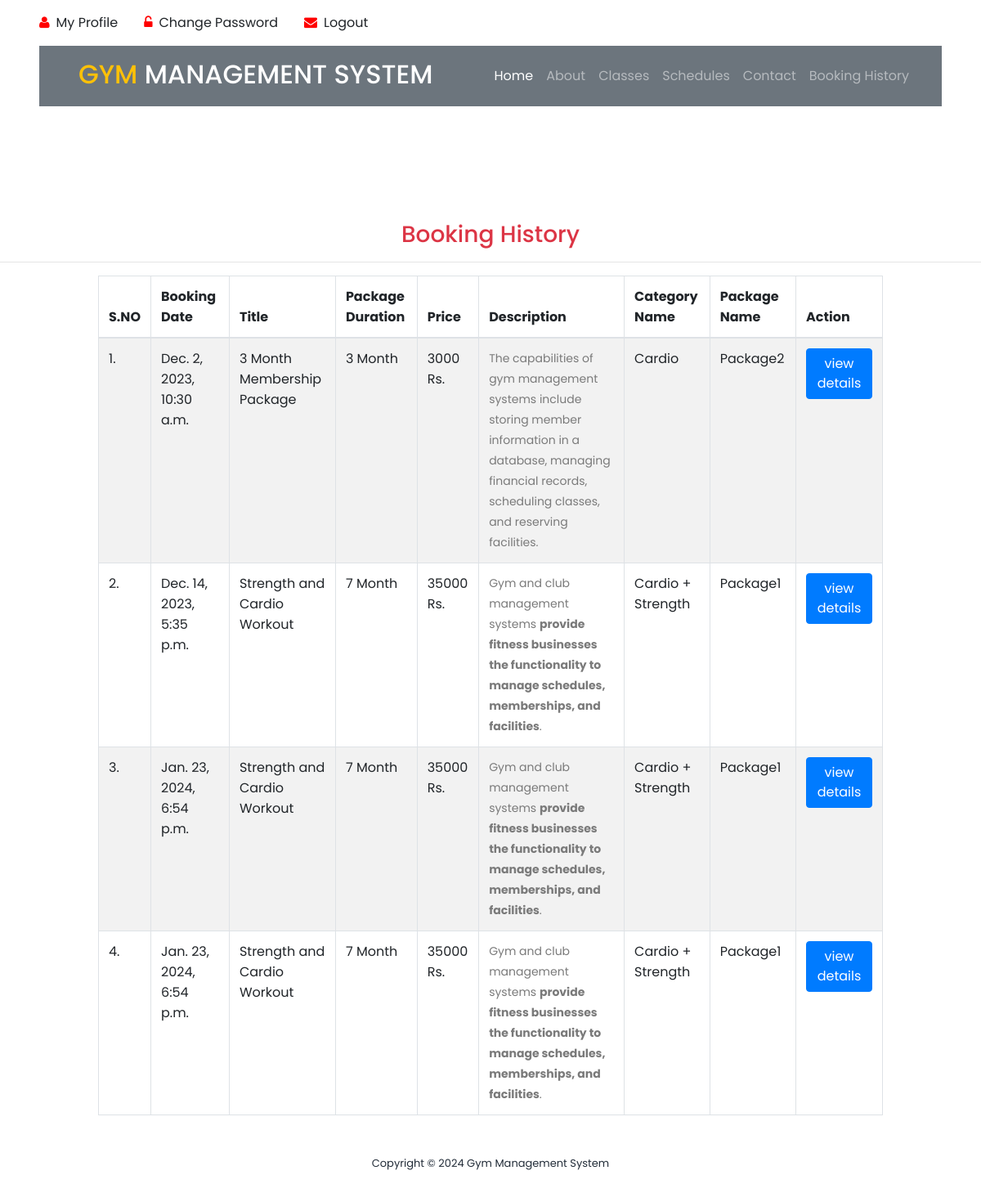
The page /new_booking/ (signed in) on the database as committed earlier.
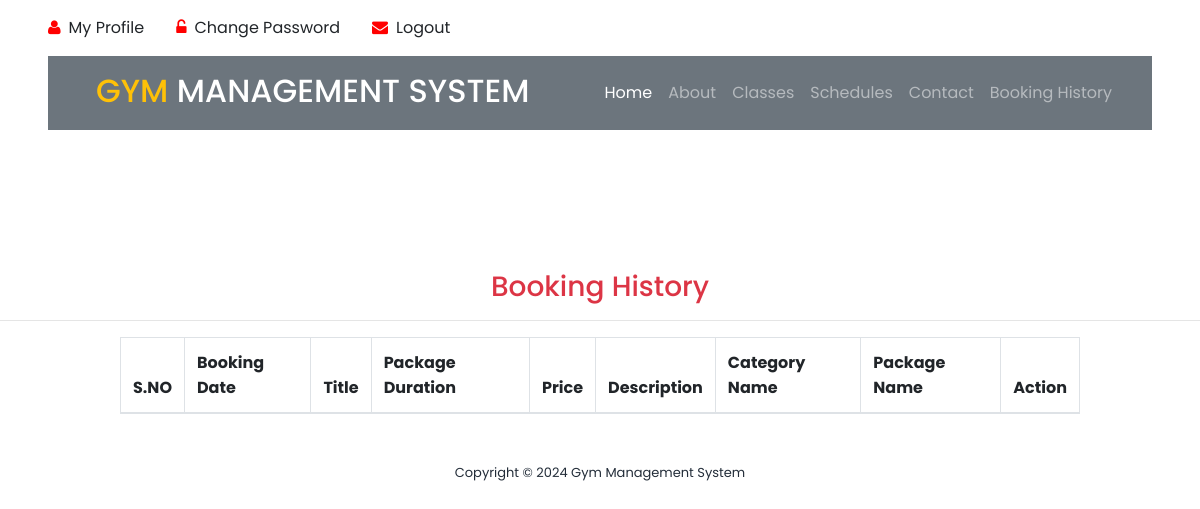
The same page on the database as committed later.
### gym/models.py (models this page shows, shortened)
class Booking(models.Model):
    package = models.ForeignKey(
        Package, on_delete=models.CASCADE, null=True, blank=True)
    register = models.ForeignKey(
        Signup, on_delete=models.CASCADE, null=True, blank=True)
    bookingnumber = models.CharField(max_length=100, null=True, blank=True)
    status = models.IntegerField(choices=STATUS, default=1)
    creationdate = models.DateTimeField(auto_now_add=True)

class Package(models.Model):
    category = models.ForeignKey(Category, on_delete=models.CASCADE, null=True)
    packagename = models.ForeignKey(
        Packagetype, on_delete=models.CASCADE, null=True)
    titlename = models.CharField(max_length=200, null=True)
    packageduration = models.CharField(max_length=50, null=True)
    price = models.CharField(max_length=200, null=True)
    description = models.CharField(max_length=200, null=True)
    creationdate = models.DateTimeField(auto_now_add=True)

class Category(models.Model):
    categoryname = models.CharField(max_length=200, null=True)
    status = models.CharField(max_length=300, null=True)
    creationdate = models.DateTimeField(auto_now_add=True)

class Packagetype(models.Model):
    category = models.ForeignKey(Category, on_delete=models.CASCADE, null=True)
    packagename = models.CharField(max_length=200, null=True)
    creationdate = models.DateTimeField(auto_now_add=True)
    def __str__(self):
        return self.packagename

### gym/views.py (the view)
# urls.py: path('new_booking/', new_booking, name='new_booking'),
@login_required(login_url='/admin_login/')
def new_booking(request):
    action = request.GET.get('action')
    data = Booking.objects.filter()
    if action == "New":
        data = data.filter(status="1")
    elif action == "Partial":
        data = data.filter(status="2")
    elif action == "Full":
        data = data.filter(status="3")
    elif action == "Total":
        data = data.filter()
    if request.user.is_staff:
        return render(request, "admin/new_booking.html", locals())
    else:
        return render(request, "booking_history.html", locals())

### gym/templates/booking_history.html (shortened to what this page needs)
{% load static %}
<html lang="en">
<head>
    <link rel="stylesheet" type="text/css" href="{% static 'assets/css/bootstrap.min.css' %}">
    <link rel="stylesheet" type="text/css" href="{% static 'assets/css/font-awesome.css' %}">
    <link rel="stylesheet" href="{% static 'assets/css/templatemo-training-studio.css' %}">
</head>
<div class="container-fluid py-3 px-lg-5 d-none d-lg-block">
    <div class="row">
        {% if request.user.is_authenticated %}
        <div class="col-md-6 text-center text-lg-left mb-2 mb-lg-0">
            <div class="d-inline-flex align-items-center">
                <a class="text-body pr-3" href="/user_profile/"><i style="color:red" class="fa fa-user mr-2"></i>My Profile</a>
                <a class="text-body px-3" href="/user_change_password/"><i style="color:red" class="fa fa-unlock-alt mr-2"></i>Change Password</a>
                <a class="text-body px-3" href="/user_logout/"><i style="color:red" class="fa fa-envelope mr-2"></i>Logout</a>
            </div>
        </div>
        {% endif %}
    </div>
</div>
<div class="container-fluid position-relative nav-bar p-0">
    <div class="position-relative px-lg-5" style="z-index: 9;">
        <nav class="navbar navbar-expand-lg bg-secondary navbar-dark py-3 py-lg-3 pl-3 pl-lg-5">
            <a href="" >
                <h2 class="text-uppercase text-warning mb-1">Gym <span class="text-white">Management System</span>
                </h2>
            </a>
            <div class="collapse navbar-collapse justify-content-between px-3" id="navbarCollapse">
                <div class="navbar-nav ml-auto py-0">
                    <a href="/" class="nav-item nav-link active">Home</a>
                    <a href="#features" class="nav-item nav-link">About</a>
                    <a href="#our-classes" class="nav-item nav-link">Classes</a>
                    <a href="#schedule" class="nav-item nav-link ">Schedules</a>
                    <a href="#contact-us" class="nav-item nav-link">Contact</a>
                    {% if request.user.is_authenticated %}
                    <a href="/booking_history/" class="nav-item nav-link">Booking History</a>
                    {% else %}
                    <a href="#admin"><button style="color:red" class="nav-item nav-link">Admin</button></a>
                    {% endif %}
                </div>
            </div>
        </nav>
    </div>
</div>
<body>
<section class="section" id="admin">
    <h3 class="text-center text-danger">Booking History</h3>
    <hr/>
    <div class="table-responsive" align="center">
			<table id="example" class="table table-striped table-bordered" style="width:80%">
				<thead>
				<tr>
					<th>S.NO</th>
					<th>Booking Date</th>
					<th>Title</th>
					<th>Package Duration</th>
					<th>Price</th>
					<th>Description</th>
					<th>Category Name</th>
					<th>Package Name</th>
					<th>Action</th>
				</tr>
				</thead>
				<tbody>
				{% for i in data %}
				<tr>
					<td>{{forloop.counter}}.</td>
					<td>{{i.creationdate}}</td>
                    <td>{{i.package.titlename}}</td>
                    <td>{{i.package.packageduration}}</td>
                    <td>{{i.package.price}} Rs.</td>
                    <td>{{i.package.description|safe}}
					<td>{{i.package.category.categoryname}}</td>
                    <td>{{i.package.packagename}}</td>
					<td>
						 <a href="{% url 'booking_detail' i.id %}">
							 <button type="button" class="btn btn-primary">view details</button>
						 </a>
					</td>
				</tr>
				 {% endfor %}
			</table>
</div>
</section>
<footer>
    <div class="container">
        <div class="row">
            <div class="col-lg-12">
                <p>Copyright &copy;
                    Gym Management System
                </p>
            </div>
        </div>
    </div>
</footer>
</body>
</html>

Rows that differ between the two databases and show on the page:
removed Booking: creationdate "Dec. 2, 2023, 10:30 a.m.", package.titlename "3 Month Membership Package", package.packageduration "3 Month", package.price "3000", package.description "The capabilities of gym management systems include storing member information in a database, managing financial records, scheduling classes, and reserving facilities.", package.category.categoryname "Cardio", package.packagename "Package2"
removed Booking: creationdate "Dec. 14, 2023, 5:35 p.m.", package.titlename "Strength and Cardio Workout", package.packageduration "7 Month", package.price "35000", package.description "Gym and club management systems provide fitness businesses the functionality to manage schedules, memberships, and facilities .", package.category.categoryname "Cardio + Strength", package.packagename "Package1"
removed Booking: creationdate "Jan. 23, 2024, 6:54 p.m.", package.titlename "Strength and Cardio Workout", package.packageduration "7 Month", package.price "35000", package.description "Gym and club management systems provide fitness businesses the functionality to manage schedules, memberships, and facilities .", package.category.categoryname "Cardio + Strength", package.packagename "Package1"
removed Booking: creationdate "Jan. 23, 2024, 6:54 p.m.", package.titlename "Strength and Cardio Workout", package.packageduration "7 Month", package.price "35000", package.description "Gym and club management systems provide fitness businesses the functionality to manage schedules, memberships, and facilities .", package.category.categoryname "Cardio + Strength", package.packagename "Package1"
